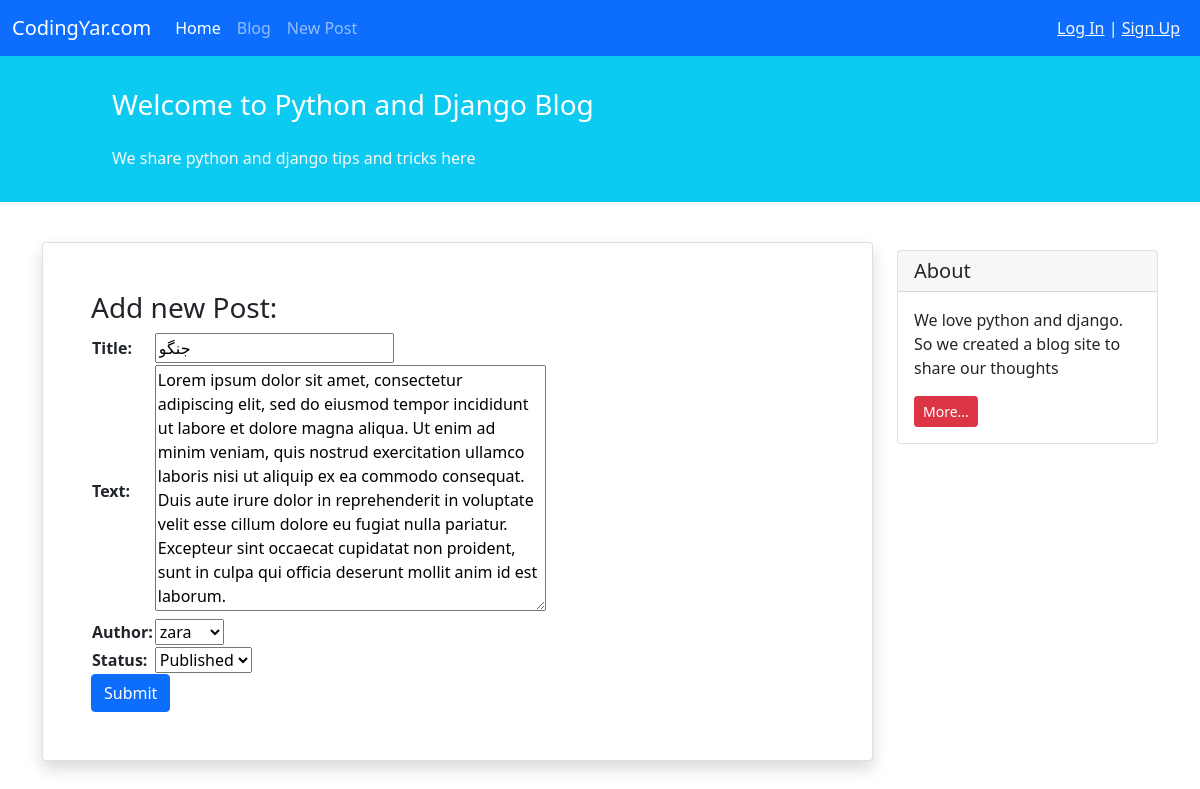
Screenshot of /blog/1/update/ with the database file from the repository.
### blog/models.py (models this page shows, shortened)
class Post(models.Model):
    STATUS_CHOICES = (
        ('pub', 'Published'),
        ('drf', 'Draft'),
    )
    title = models.CharField(max_length=100)
    text = models.TextField()
    author = models.ForeignKey('auth.User', on_delete=models.CASCADE)
    datetime_created = models.DateTimeField(auto_now_add=True)
    datetime_modified = models.DateTimeField(auto_now=True)
    status = models.CharField(choices=STATUS_CHOICES, max_length=3)

### blog/views.py (the view)
# urls.py: path('<int:pk>/update/', views.PostUpdateView.as_view(), name='post_update'),
class PostUpdateView(generic.UpdateView):
    model = Post
    form_class = PostForm
    template_name = 'blog/post_create.html'

### blog/forms.py
class PostForm(forms.ModelForm):
    class Meta:
        model = Post
        fields = ['title', 'text', 'author', 'status']

### blog/templates/blog/post_create.html (shortened to what this page needs)
{% extends '_base.html' %}
{% block content %}
    <div class="container mt-4">
        <div class="row">
            <div class="col-9">
                <div class="card shadow my-3 p-5">
                    <h3>Add new Post:</h3>
                    <form method="POST">
                        <table>
                            {{ form.as_table }}
                        </table>
                        <button type="submit" class="btn btn-primary">Submit</button>
                    </form>
                </div>
            </div>
            <div class="col-3">
                <div class="card my-4">
                    <h5 class="card-header">About</h5>
                    <div class="card-body">
                        <p class="card-text">We love python and django. So we created a blog site to share our
                            thoughts</p>
                        <a href="#"
                           class="btn btn-sm btn-danger">
                            More...
                        </a>
                    </div>
                </div>
            </div>
        </div>
    </div>
{% endblock %}

### rows the page displays
Post: title "جنگو", text "Lorem ipsum dolor sit amet, consectetur adipiscing elit, sed do eiusmod tempor incididunt ut labore et dolore magna aliqua. Ut enim ad minim veniam, quis nostrud exercitation ullamco laboris nisi ut aliquip ex ea commodo consequat. Duis aute irure dolor in reprehenderit in voluptate velit esse cillum dolore eu fugiat nulla pariatur. Excepteur sint occaecat cupidatat non proident, sunt in culpa qui officia deserunt mollit anim id est laborum.", author "zara", status "Published"
